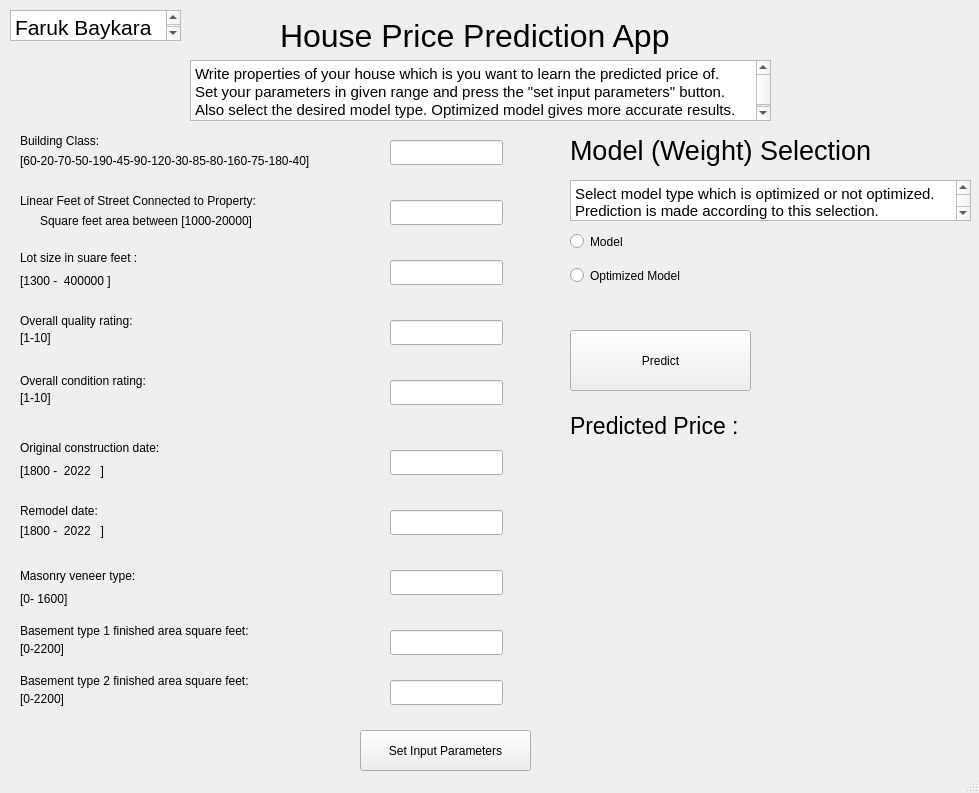
<?xml version="1.0" encoding="UTF-8"?>
<ui version="4.0">
 <class>MainWindow</class>
 <widget class="QMainWindow" name="MainWindow">
  <property name="geometry">
   <rect>
    <x>0</x>
    <y>0</y>
    <width>979</width>
    <height>793</height>
   </rect>
  </property>
  <property name="windowTitle">
   <string>MainWindow</string>
  </property>
  <widget class="QWidget" name="centralwidget">
   <widget class="QPushButton" name="predict_button">
    <property name="geometry">
     <rect>
      <x>570</x>
      <y>330</y>
      <width>181</width>
      <height>61</height>
     </rect>
    </property>
    <property name="text">
     <string>Predict</string>
    </property>
   </widget>
   <widget class="QRadioButton" name="normal_model_choice">
    <property name="geometry">
     <rect>
      <x>570</x>
      <y>230</y>
      <width>112</width>
      <height>23</height>
     </rect>
    </property>
    <property name="text">
     <string>Model</string>
    </property>
   </widget>
   <widget class="QRadioButton" name="optimized_model_choice">
    <property name="geometry">
     <rect>
      <x>570</x>
      <y>260</y>
      <width>271</width>
      <height>31</height>
     </rect>
    </property>
    <property name="text">
     <string>Optimized Model</string>
    </property>
   </widget>
   <widget class="QLabel" name="label">
    <property name="geometry">
     <rect>
      <x>570</x>
      <y>130</y>
      <width>321</width>
      <height>41</height>
     </rect>
    </property>
    <property name="font">
     <font>
      <pointsize>20</pointsize>
     </font>
    </property>
    <property name="text">
     <string>Model (Weight) Selection</string>
    </property>
   </widget>
   <widget class="QTextBrowser" name="textBrowser">
    <property name="geometry">
     <rect>
      <x>570</x>
      <y>180</y>
      <width>401</width>
      <height>41</height>
     </rect>
    </property>
    <property name="html">
     <string>&lt;!DOCTYPE HTML PUBLIC &quot;-//W3C//DTD HTML 4.0//EN&quot; &quot;http://www.w3.org/TR/REC-html40/strict.dtd&quot;&gt;
&lt;html&gt;&lt;head&gt;&lt;meta name=&quot;qrichtext&quot; content=&quot;1&quot; /&gt;&lt;style type=&quot;text/css&quot;&gt;
p, li { white-space: pre-wrap; }
&lt;/style&gt;&lt;/head&gt;&lt;body style=&quot; font-family:'Ubuntu'; font-size:11pt; font-weight:400; font-style:normal;&quot;&gt;
&lt;p style=&quot; margin-top:0px; margin-bottom:0px; margin-left:0px; margin-right:0px; -qt-block-indent:0; text-indent:0px;&quot;&gt;Select model type which is optimized or not optimized. Prediction is made according to this selection. &lt;/p&gt;&lt;/body&gt;&lt;/html&gt;</string>
    </property>
   </widget>
   <widget class="QLabel" name="label_2">
    <property name="geometry">
     <rect>
      <x>20</x>
      <y>130</y>
      <width>111</width>
      <height>21</height>
     </rect>
    </property>
    <property name="text">
     <string>Building Class:</string>
    </property>
   </widget>
   <widget class="QLabel" name="label_5">
    <property name="geometry">
     <rect>
      <x>20</x>
      <y>150</y>
      <width>371</width>
      <height>21</height>
     </rect>
    </property>
    <property name="text">
     <string>[60-20-70-50-190-45-90-120-30-85-80-160-75-180-40]</string>
    </property>
   </widget>
   <widget class="QLabel" name="label_6">
    <property name="geometry">
     <rect>
      <x>20</x>
      <y>190</y>
      <width>321</width>
      <height>21</height>
     </rect>
    </property>
    <property name="text">
     <string>Linear Feet of Street Connected to Property:</string>
    </property>
   </widget>
   <widget class="QLabel" name="label_7">
    <property name="geometry">
     <rect>
      <x>40</x>
      <y>210</y>
      <width>271</width>
      <height>21</height>
     </rect>
    </property>
    <property name="text">
     <string>Square feet area between [1000-20000]</string>
    </property>
   </widget>
   <widget class="QLabel" name="label_8">
    <property name="geometry">
     <rect>
      <x>20</x>
      <y>250</y>
      <width>161</width>
      <height>16</height>
     </rect>
    </property>
    <property name="text">
     <string>Lot size in suare feet :</string>
    </property>
   </widget>
   <widget class="QLabel" name="label_9">
    <property name="geometry">
     <rect>
      <x>20</x>
      <y>270</y>
      <width>131</width>
      <height>21</height>
     </rect>
    </property>
    <property name="text">
     <string>[1300 -  400000 ]</string>
    </property>
   </widget>
   <widget class="QLabel" name="label_10">
    <property name="geometry">
     <rect>
      <x>20</x>
      <y>370</y>
      <width>161</width>
      <height>21</height>
     </rect>
    </property>
    <property name="text">
     <string>Overall condition rating:</string>
    </property>
   </widget>
   <widget class="QLabel" name="label_11">
    <property name="geometry">
     <rect>
      <x>20</x>
      <y>390</y>
      <width>151</width>
      <height>16</height>
     </rect>
    </property>
    <property name="text">
     <string>[1-10]</string>
    </property>
   </widget>
   <widget class="QLabel" name="label_12">
    <property name="geometry">
     <rect>
      <x>20</x>
      <y>460</y>
      <width>161</width>
      <height>21</height>
     </rect>
    </property>
    <property name="text">
     <string>[1800 -  2022   ]</string>
    </property>
   </widget>
   <widget class="QLabel" name="label_13">
    <property name="geometry">
     <rect>
      <x>20</x>
      <y>440</y>
      <width>191</width>
      <height>16</height>
     </rect>
    </property>
    <property name="text">
     <string>Original construction date:</string>
    </property>
   </widget>
   <widget class="QLabel" name="label_14">
    <property name="geometry">
     <rect>
      <x>20</x>
      <y>500</y>
      <width>171</width>
      <height>21</height>
     </rect>
    </property>
    <property name="text">
     <string>Remodel date:</string>
    </property>
   </widget>
   <widget class="QLabel" name="label_15">
    <property name="geometry">
     <rect>
      <x>20</x>
      <y>520</y>
      <width>161</width>
      <height>21</height>
     </rect>
    </property>
    <property name="text">
     <string>[1800 -  2022   ]</string>
    </property>
   </widget>
   <widget class="QLabel" name="label_18">
    <property name="geometry">
     <rect>
      <x>20</x>
      <y>560</y>
      <width>171</width>
      <height>31</height>
     </rect>
    </property>
    <property name="text">
     <string>Masonry veneer type:</string>
    </property>
   </widget>
   <widget class="QLabel" name="label_19">
    <property name="geometry">
     <rect>
      <x>20</x>
      <y>590</y>
      <width>67</width>
      <height>17</height>
     </rect>
    </property>
    <property name="text">
     <string>[0- 1600]</string>
    </property>
   </widget>
   <widget class="QLabel" name="label_20">
    <property name="geometry">
     <rect>
      <x>20</x>
      <y>640</y>
      <width>67</width>
      <height>17</height>
     </rect>
    </property>
    <property name="text">
     <string>[0-2200]</string>
    </property>
   </widget>
   <widget class="QLabel" name="label_21">
    <property name="geometry">
     <rect>
      <x>20</x>
      <y>620</y>
      <width>301</width>
      <height>21</height>
     </rect>
    </property>
    <property name="text">
     <string>Basement type 1 finished area square feet:</string>
    </property>
   </widget>
   <widget class="QPushButton" name="set_params_button">
    <property name="geometry">
     <rect>
      <x>360</x>
      <y>730</y>
      <width>171</width>
      <height>41</height>
     </rect>
    </property>
    <property name="text">
     <string>Set Input Parameters</string>
    </property>
   </widget>
   <widget class="QLabel" name="label_22">
    <property name="geometry">
     <rect>
      <x>20</x>
      <y>330</y>
      <width>151</width>
      <height>16</height>
     </rect>
    </property>
    <property name="text">
     <string>[1-10]</string>
    </property>
   </widget>
   <widget class="QLabel" name="label_23">
    <property name="geometry">
     <rect>
      <x>20</x>
      <y>310</y>
      <width>161</width>
      <height>21</height>
     </rect>
    </property>
    <property name="text">
     <string>Overall quality rating:</string>
    </property>
   </widget>
   <widget class="QLabel" name="label_24">
    <property name="geometry">
     <rect>
      <x>20</x>
      <y>690</y>
      <width>67</width>
      <height>17</height>
     </rect>
    </property>
    <property name="text">
     <string>[0-2200]</string>
    </property>
   </widget>
   <widget class="QLabel" name="label_25">
    <property name="geometry">
     <rect>
      <x>20</x>
      <y>670</y>
      <width>301</width>
      <height>21</height>
     </rect>
    </property>
    <property name="text">
     <string>Basement type 2 finished area square feet:</string>
    </property>
   </widget>
   <widget class="QLabel" name="label_3">
    <property name="geometry">
     <rect>
      <x>280</x>
      <y>10</y>
      <width>411</width>
      <height>51</height>
     </rect>
    </property>
    <property name="font">
     <font>
      <pointsize>24</pointsize>
     </font>
    </property>
    <property name="text">
     <string>House Price Prediction App</string>
    </property>
   </widget>
   <widget class="QTextBrowser" name="textBrowser_2">
    <property name="geometry">
     <rect>
      <x>190</x>
      <y>60</y>
      <width>581</width>
      <height>61</height>
     </rect>
    </property>
    <property name="html">
     <string>&lt;!DOCTYPE HTML PUBLIC &quot;-//W3C//DTD HTML 4.0//EN&quot; &quot;http://www.w3.org/TR/REC-html40/strict.dtd&quot;&gt;
&lt;html&gt;&lt;head&gt;&lt;meta name=&quot;qrichtext&quot; content=&quot;1&quot; /&gt;&lt;style type=&quot;text/css&quot;&gt;
p, li { white-space: pre-wrap; }
&lt;/style&gt;&lt;/head&gt;&lt;body style=&quot; font-family:'Ubuntu'; font-size:11pt; font-weight:400; font-style:normal;&quot;&gt;
&lt;p style=&quot; margin-top:0px; margin-bottom:0px; margin-left:0px; margin-right:0px; -qt-block-indent:0; text-indent:0px;&quot;&gt;Write properties of your house which is you want to learn the predicted price of.&lt;/p&gt;
&lt;p style=&quot; margin-top:0px; margin-bottom:0px; margin-left:0px; margin-right:0px; -qt-block-indent:0; text-indent:0px;&quot;&gt;Set your parameters in given range and press the &amp;quot;set input parameters&amp;quot; button.&lt;/p&gt;
&lt;p style=&quot; margin-top:0px; margin-bottom:0px; margin-left:0px; margin-right:0px; -qt-block-indent:0; text-indent:0px;&quot;&gt;Also select the desired model type. Optimized model gives more accurate results.&lt;/p&gt;&lt;/body&gt;&lt;/html&gt;</string>
    </property>
   </widget>
   <widget class="QLabel" name="predicted_price_outputLabel">
    <property name="geometry">
     <rect>
      <x>570</x>
      <y>410</y>
      <width>381</width>
      <height>31</height>
     </rect>
    </property>
    <property name="font">
     <font>
      <pointsize>17</pointsize>
     </font>
    </property>
    <property name="text">
     <string>Predicted Price :</string>
    </property>
   </widget>
   <widget class="QLineEdit" name="MSSubClass_input_0">
    <property name="geometry">
     <rect>
      <x>390</x>
      <y>140</y>
      <width>113</width>
      <height>25</height>
     </rect>
    </property>
   </widget>
   <widget class="QLineEdit" name="LotFrontage_input_1">
    <property name="geometry">
     <rect>
      <x>390</x>
      <y>200</y>
      <width>113</width>
      <height>25</height>
     </rect>
    </property>
   </widget>
   <widget class="QLineEdit" name="LotArea_input_2">
    <property name="geometry">
     <rect>
      <x>390</x>
      <y>260</y>
      <width>113</width>
      <height>25</height>
     </rect>
    </property>
   </widget>
   <widget class="QLineEdit" name="OverallQual_input_3">
    <property name="geometry">
     <rect>
      <x>390</x>
      <y>320</y>
      <width>113</width>
      <height>25</height>
     </rect>
    </property>
   </widget>
   <widget class="QLineEdit" name="OverallCond_input_4">
    <property name="geometry">
     <rect>
      <x>390</x>
      <y>380</y>
      <width>113</width>
      <height>25</height>
     </rect>
    </property>
   </widget>
   <widget class="QLineEdit" name="YearBuilt_input_5">
    <property name="geometry">
     <rect>
      <x>390</x>
      <y>450</y>
      <width>113</width>
      <height>25</height>
     </rect>
    </property>
   </widget>
   <widget class="QLineEdit" name="YearRemodAdd_input_6">
    <property name="geometry">
     <rect>
      <x>390</x>
      <y>510</y>
      <width>113</width>
      <height>25</height>
     </rect>
    </property>
   </widget>
   <widget class="QLineEdit" name="MassVnrArea_input_7">
    <property name="geometry">
     <rect>
      <x>390</x>
      <y>570</y>
      <width>113</width>
      <height>25</height>
     </rect>
    </property>
   </widget>
   <widget class="QLineEdit" name="BsmtFinSF1_input_8">
    <property name="geometry">
     <rect>
      <x>390</x>
      <y>630</y>
      <width>113</width>
      <height>25</height>
     </rect>
    </property>
   </widget>
   <widget class="QLineEdit" name="BsmtFinSF2_input_9">
    <property name="geometry">
     <rect>
      <x>390</x>
      <y>680</y>
      <width>113</width>
      <height>25</height>
     </rect>
    </property>
   </widget>
   <widget class="QTextBrowser" name="textBrowser_3">
    <property name="geometry">
     <rect>
      <x>10</x>
      <y>10</y>
      <width>171</width>
      <height>31</height>
     </rect>
    </property>
    <property name="html">
     <string>&lt;!DOCTYPE HTML PUBLIC &quot;-//W3C//DTD HTML 4.0//EN&quot; &quot;http://www.w3.org/TR/REC-html40/strict.dtd&quot;&gt;
&lt;html&gt;&lt;head&gt;&lt;meta name=&quot;qrichtext&quot; content=&quot;1&quot; /&gt;&lt;style type=&quot;text/css&quot;&gt;
p, li { white-space: pre-wrap; }
&lt;/style&gt;&lt;/head&gt;&lt;body style=&quot; font-family:'Ubuntu'; font-size:11pt; font-weight:400; font-style:normal;&quot;&gt;
&lt;p style=&quot; margin-top:0px; margin-bottom:0px; margin-left:0px; margin-right:0px; -qt-block-indent:0; text-indent:0px;&quot;&gt;&lt;span style=&quot; font-size:16pt;&quot;&gt;Faruk Baykara&lt;/span&gt;&lt;/p&gt;
&lt;p style=&quot;-qt-paragraph-type:empty; margin-top:0px; margin-bottom:0px; margin-left:0px; margin-right:0px; -qt-block-indent:0; text-indent:0px;&quot;&gt;&lt;br /&gt;&lt;/p&gt;&lt;/body&gt;&lt;/html&gt;</string>
    </property>
   </widget>
  </widget>
  <widget class="QStatusBar" name="statusbar"/>
 </widget>
 <resources/>
 <connections/>
</ui>
